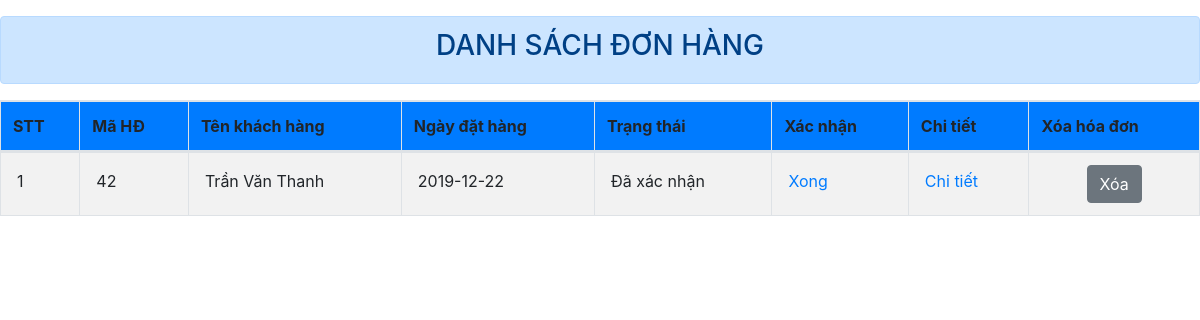
The page /Admin/chuc_nang/quanli_donhang/fr_ThongKeDH.php on the database its author committed.
### tables this page shows
CREATE TABLE `tbl_hoadon` (
  `MaHD` int(11) NOT NULL,
  `IDKH` int(11) NOT NULL,
  `HoTen` varchar(50) NOT NULL,
  `SDT` varchar(12) NOT NULL,
  `Email` varchar(100) NOT NULL,
  `DiaChiNhan` varchar(100) NOT NULL,
  `NgayDatHang` date NOT NULL,
  `TrangThai` int(11) NOT NULL
);

### Admin/chuc_nang/quanli_donhang/fr_ThongKeDH.php (the view, shortened to what this page needs)
<!DOCTYPE html>
<html>
<head>
    <link href="css/bootstrap.min.css" rel="stylesheet" />
    <link href="css/dataTables.bootstrap.min.css" rel="stylesheet" />
</head>
<body>
<div class="alert alert-primary mt-3 text-center" role="alert">
    <h3>DANH SÁCH ĐƠN HÀNG</h3>
</div>
    <table id="example" class="table table-striped table-bordered" cellspacing="0">
        <thead>
            <tr class="bg-primary">
                <th>STT</th>
                <th>Mã HĐ</th>
                <th>Tên khách hàng</th>
                <th>Ngày đặt hàng</th>
                <th>Trạng thái</th>
                <th>Xác nhận</th>
                <th>Chi tiết</th>
                <th>Xóa hóa đơn</th>
            </tr>
        </thead>
        <body>
        <?php
                require("../connect/connect.php");
                $sql="select * from tbl_hoadon";
                $query = mysqli_query($con,$sql);
                $i=1;
                    while ($row = mysqli_fetch_assoc($query)){?>
                    <tr>
                        <td class='p-3'><?php echo $i;?></td>
                        <td class='p-3'><?php echo $row ['MaHD'];?></td>
                        <td class='p-3'><?php echo $row ['HoTen'];?></td>
                        <td class='p-3'><?php echo $row ['NgayDatHang'];?></td>
                        <td class='p-3'>
                            <?php
                                if($row ['TrangThai'] == 0){
                                    echo "Chưa xác nhận";
                                }if($row ['TrangThai'] == 1){
                                    echo "Đã xác nhận";
                                }if($row ['TrangThai'] == 2){
                                    echo "Đang giao hàng";
                                }if($row ['TrangThai'] == 3){
                                    echo "Đã gửi";
                                }if($row ['TrangThai'] == 4){
                                    echo "Hoàn tất";
                                }if($row ['TrangThai'] == 5){
                                    echo "Đã hủy";
                                }
                            ?>
                        </td>
                        <td class='p-3'><a href="index.php?nc=xacnhan&mahd=<?php echo $row['MaHD'];?>">Xong</a></td>
                        <td class='p-3'><a href="index.php?nc=chitietdh&mahd=<?php echo $row['MaHD'];?>">Chi tiết</a></td>
                        <td style="vertical-align: middle; text-align: center;">
                            <a onclick="return confirm('Bạn có chắc là muốn xóa hóa đơn này không?');"  href="index.php?nc=thongke&action=delete&id=<?php echo $row['MaHD']; ?>">
                                <button class="btn btn-secondary">Xóa</button>
                            </a>
                    <?php
                    $i++;
                }
        ?>
        </body>
    </table>
</body>
</html>

### rows shown on the page
tbl_hoadon: MaHD "42", HoTen "Trần Văn Thanh", NgayDatHang "2019-12-22", TrangThai "Đã xác nhận"
